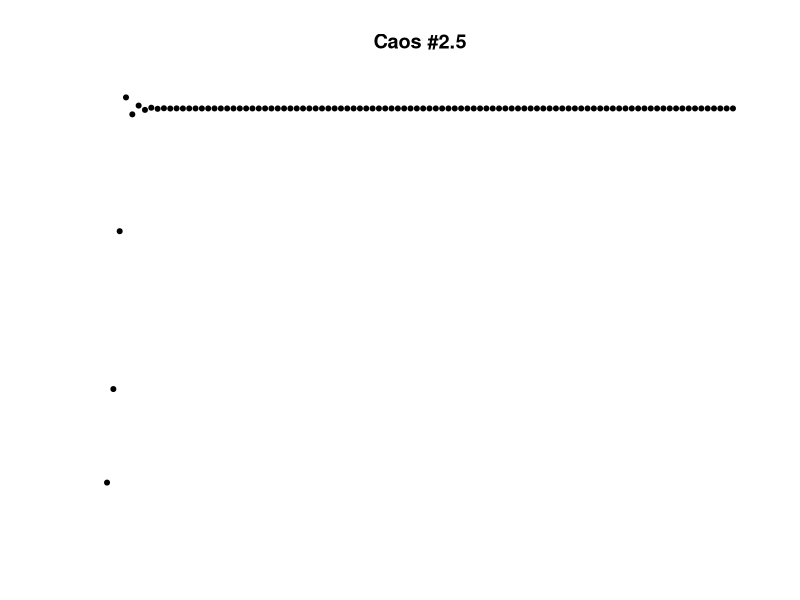
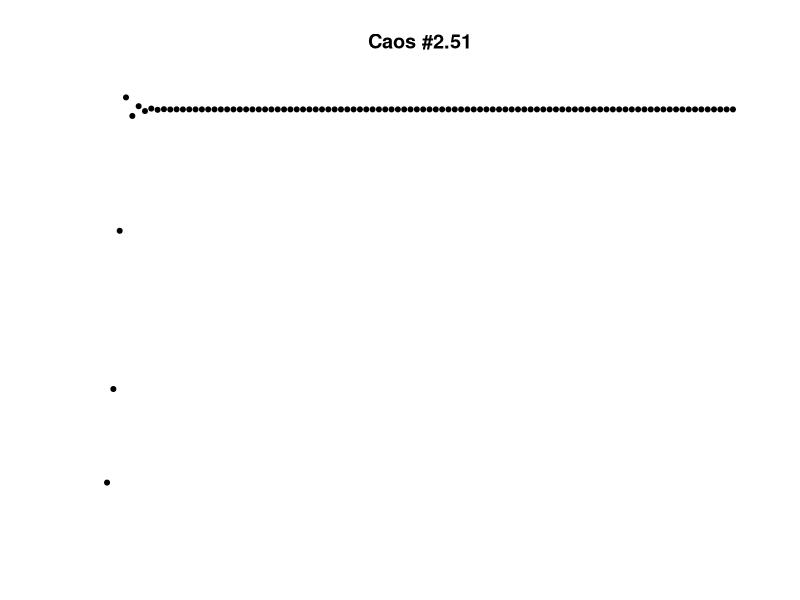
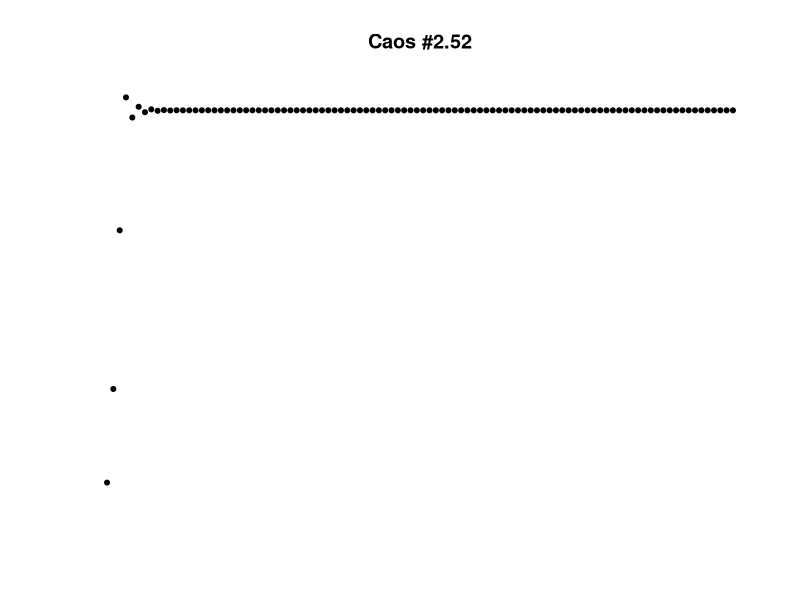
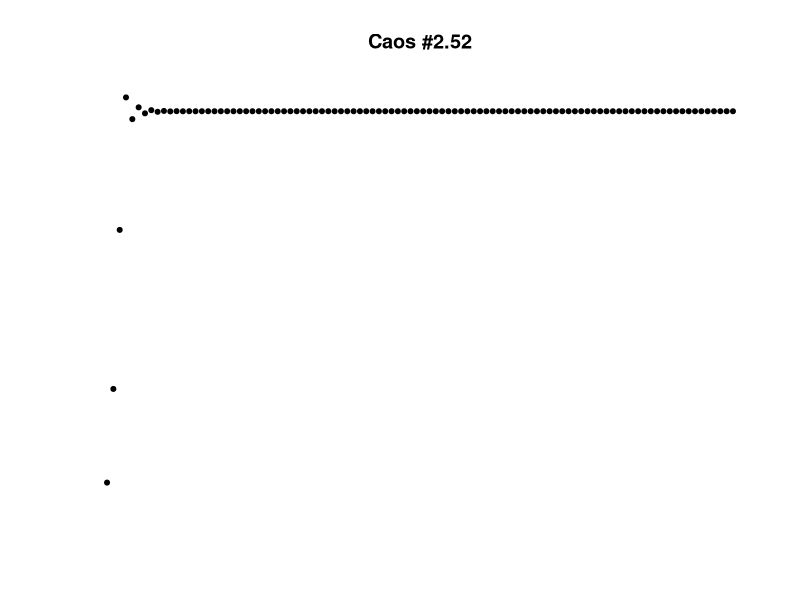
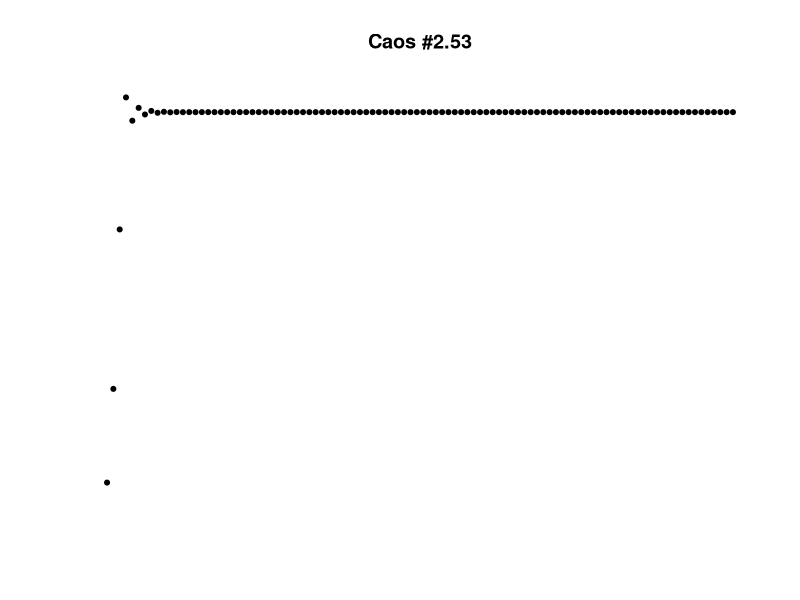
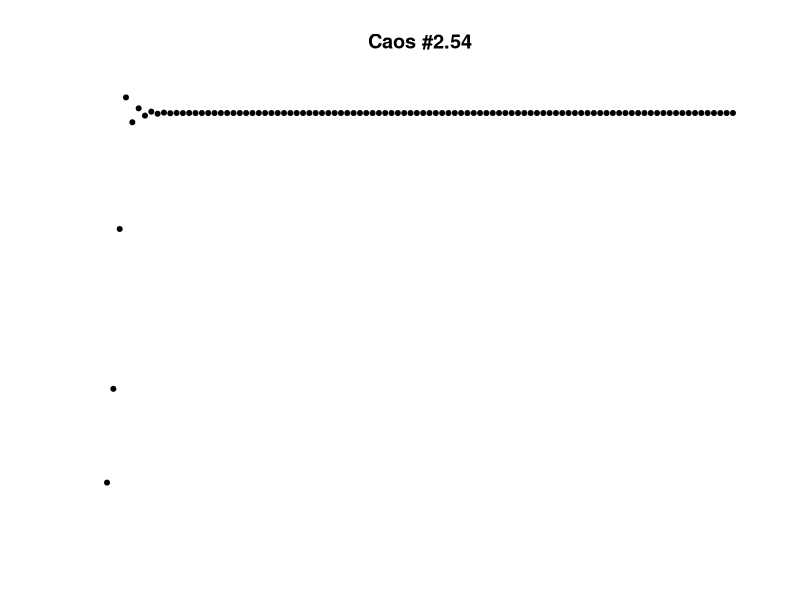
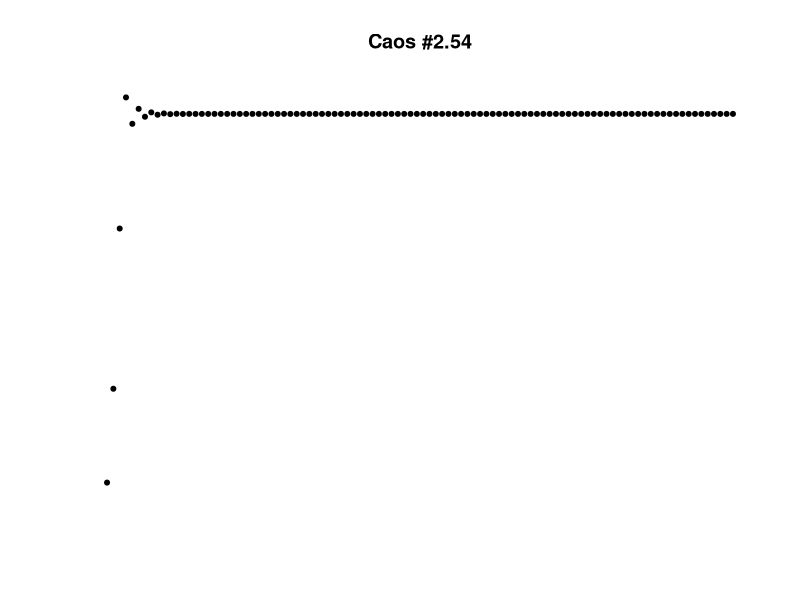
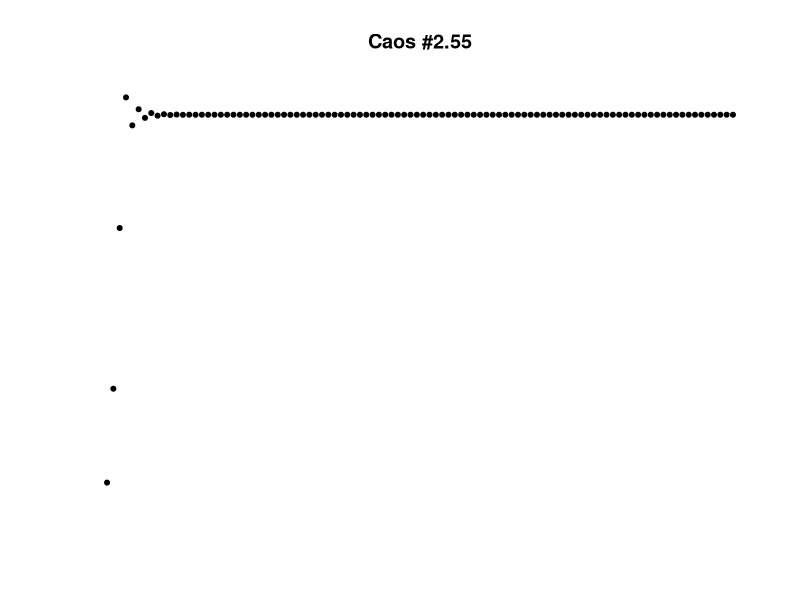

Here is the R script that generated these plots, in order:
caos <- function(r) {
        r <<- r
        x <- numeric(100)
        x[1] <- 0.1
        
        for(i in 2:length(x)) {
                x[i] <- caosAlg(x[i-1])
        }
        
        x
}

caosAlg <- function(x) {
        r * x * (1 - x)
}

count <- 100
sample <- seq(from=2.5, to=4, length.out=201)
sapply(sample, function(x) {
        count <<- count + 1
        z <- round((count-100)/201 * 255)
        print(z)
#         png(file=paste("img/caos-", count, ".png", sep=""), width=1200, height=627, bg = "transparent")
        plot(caos(x), pch=20, axes=FALSE, ylab="", xlab="", #col=rgb(z,z,z),
             main=paste("Caos #", round(x, digits=2), sep=""))
        Sys.sleep(1/16)
#         dev.off()
})